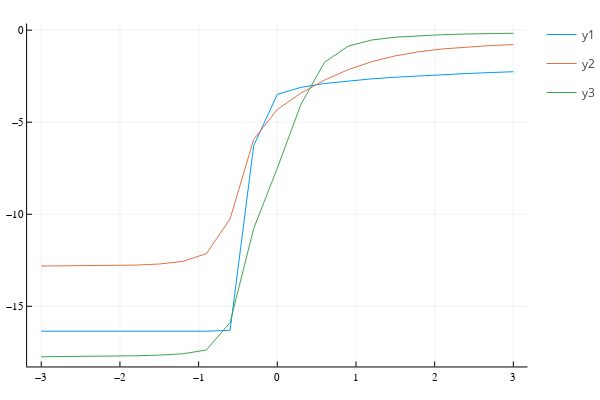

The cell this chart's notebook holds for it:
### Code cell
plot(q, α1')
plot!(q, α2')
plot!(q, α3')

### Figure 1 — Plotly figure (JSON) as saved in the notebook; plotly's stock layout.template omitted (floating-point values rounded to 4 significant figures)
{"data": [{"colorbar": {"title": ""}, "legendgroup": "y1", "line": {"color": "rgba(0, 154, 250, 1.000)", "dash": "solid", "shape": "linear", "width": 1}, "mode": "lines", "name": "y1", "showlegend": true, "type": "scatter", "x": [-3, -2.7, -2.4, -2.1, -1.8, -1.5, -1.2, -0.9, -0.6, -0.3, 0, 0.3, 0.6, 0.9, 1.2, 1.5, 1.8, 2.1, 2.4, 2.7, 3], "xaxis": "x", "y": [-16.35, -16.35, -16.35, -16.35, -16.35, -16.35, -16.35, -16.35, -16.3, -6.28, -3.485, -3.107, -2.897, -2.753, -2.644, -2.555, -2.48, -2.414, -2.357, -2.304, -2.257], "yaxis": "y", "zmax": null, "zmin": null}, {"colorbar": {"title": ""}, "legendgroup": "y2", "line": {"color": "rgba(227, 111, 71, 1.000)", "dash": "solid", "shape": "linear", "width": 1}, "mode": "lines", "name": "y2", "showlegend": true, "type": "scatter", "x": [-3, -2.7, -2.4, -2.1, -1.8, -1.5, -1.2, -0.9, -0.6, -0.3, 0, 0.3, 0.6, 0.9, 1.2, 1.5, 1.8, 2.1, 2.4, 2.7, 3], "xaxis": "x", "y": [-12.81, -12.81, -12.8, -12.79, -12.76, -12.7, -12.56, -12.14, -10.25, -5.934, -4.309, -3.419, -2.711, -2.145, -1.712, -1.396, -1.173, -1.018, -0.912, -0.8373, -0.7832], "yaxis": "y", "zmax": null, "zmin": null}, {"colorbar": {"title": ""}, "legendgroup": "y3", "line": {"color": "rgba(62, 164, 78, 1.000)", "dash": "solid", "shape": "linear", "width": 1}, "mode": "lines", "name": "y3", "showlegend": true, "type": "scatter", "x": [-3, -2.7, -2.4, -2.1, -1.8, -1.5, -1.2, -0.9, -0.6, -0.3, 0, 0.3, 0.6, 0.9, 1.2, 1.5, 1.8, 2.1, 2.4, 2.7, 3], "xaxis": "x", "y": [-17.74, -17.73, -17.72, -17.71, -17.69, -17.65, -17.58, -17.37, -15.88, -10.77, -7.497, -4.034, -1.747, -0.8702, -0.5348, -0.3808, -0.2964, -0.2442, -0.2094, -0.1849, -0.1672], "yaxis": "y", "zmax": null, "zmin": null}], "layout": {"annotations": [], "height": 400, "legend_position": {"bgcolor": "rgba(255, 255, 255, 1.000)", "bordercolor": "rgba(0, 0, 0, 1.000)", "borderwidth": 1, "font": {"color": "rgba(0, 0, 0, 1.000)", "family": "sans-serif", "size": 11}, "title": {"font": {"color": "rgba(0, 0, 0, 1.000)", "family": "sans-serif", "size": 15}, "text": ""}, "tracegroupgap": 0, "traceorder": "normal", "x": 1, "xanchor": "auto", "y": 1, "yanchor": "auto"}, "margin": {"b": 20, "l": 0, "r": 0, "t": 20}, "paper_bgcolor": "rgba(255, 255, 255, 1.000)", "plot_bgcolor": "rgba(255, 255, 255, 1.000)", "showlegend": true, "width": 600, "xaxis": {"anchor": "y", "domain": [0.05101, 0.9934], "gridcolor": "rgba(0, 0, 0, 0.100)", "gridwidth": 0.5, "linecolor": "rgba(0, 0, 0, 1.000)", "mirror": false, "range": [-3.18, 3.18], "showgrid": true, "showline": true, "showticklabels": true, "tickangle": 0, "tickcolor": "rgb(0, 0, 0)", "tickfont": {"color": "rgba(0, 0, 0, 1.000)", "family": "sans-serif", "size": 11}, "tickmode": "array", "ticks": "inside", "ticktext": ["−3", "−2", "−1", "0", "1", "2", "3"], "tickvals": [-3, -2, -1, 0, 1, 2, 3], "title": "", "titlefont": {"color": "rgba(0, 0, 0, 1.000)", "family": "sans-serif", "size": 15}, "type": "-", "visible": true, "zeroline": false, "zerolinecolor": "rgba(0, 0, 0, 1.000)"}, "yaxis": {"anchor": "x", "domain": [0.03762, 0.9902], "gridcolor": "rgba(0, 0, 0, 0.100)", "gridwidth": 0.5, "linecolor": "rgba(0, 0, 0, 1.000)", "mirror": false, "range": [-18.27, 0.36], "showgrid": true, "showline": true, "showticklabels": true, "tickangle": 0, "tickcolor": "rgb(0, 0, 0)", "tickfont": {"color": "rgba(0, 0, 0, 1.000)", "family": "sans-serif", "size": 11}, "tickmode": "array", "ticks": "inside", "ticktext": ["−15", "−10", "−5", "0"], "tickvals": [-15, -10, -5, 0], "title": "", "titlefont": {"color": "rgba(0, 0, 0, 1.000)", "family": "sans-serif", "size": 15}, "type": "-", "visible": true, "zeroline": false, "zerolinecolor": "rgba(0, 0, 0, 1.000)"}}}
